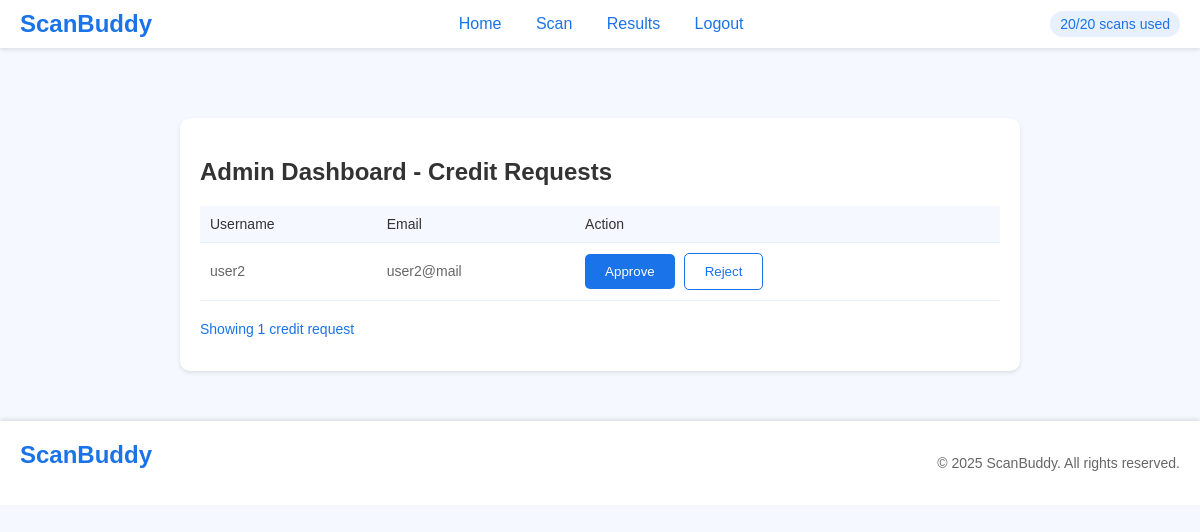
Page /admin (signed in) on the earlier database version.
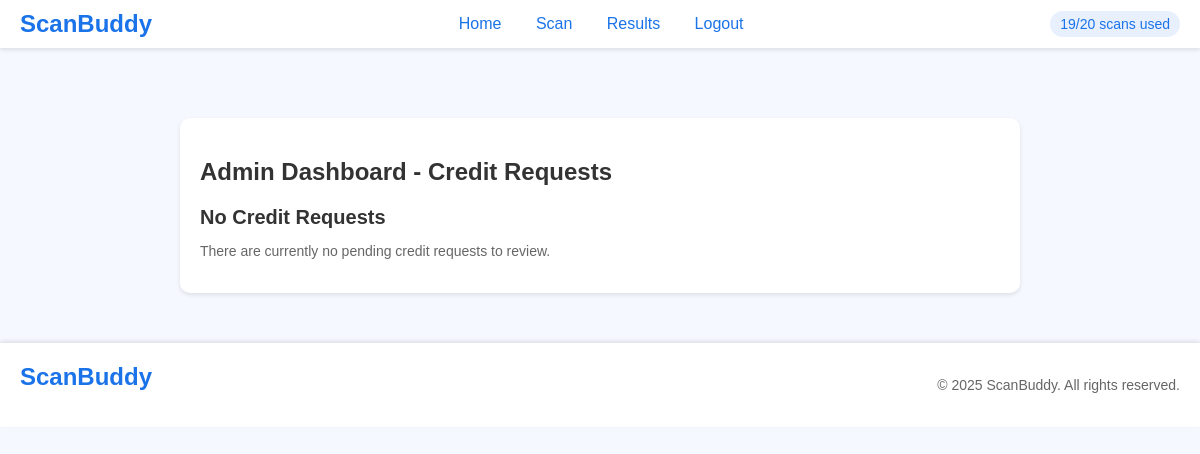
Same page on the later database version.
### tables this page shows
CREATE TABLE users (
            id INTEGER PRIMARY KEY AUTOINCREMENT,
            username TEXT UNIQUE NOT NULL,
            email TEXT UNIQUE NOT NULL,
            password TEXT NOT NULL,
            credits INTEGER DEFAULT 20,
            role TEXT DEFAULT 'user',
            last_reset TEXT DEFAULT NULL
        );

### admin.py (the view, shortened to what this page needs)
@admin_bp.route("/admin", methods=["GET", "POST"])
def admin():
    if "username" not in session or session.get("role") != "admin":
        flash("You must be an admin to access this page.", "error")
        return redirect(url_for("login"))
    print(f"Admin accessing dashboard. DB path: {os.path.abspath(DB_NAME)}")
    try:
        pending_requests = get_pending_credit_requests()
        print(f"Admin dashboard - Pending requests: {pending_requests}")
    except Exception as e:
        print(f"Error in get_pending_credit_requests: {e}")
        pending_requests = []
    try:
        conn = sqlite3.connect(DB_NAME)
        cursor = conn.cursor()
        cursor.execute("""
            SELECT u.username, u.credits, ar.request_date
            FROM admin_requests ar
            JOIN users u ON ar.username = u.username
            WHERE ar.status = 'Pending'
        """)
        raw_requests = cursor.fetchall()
        conn.close()
        print(f"Direct DB query - Pending requests: {raw_requests}")
    except Exception as e:
        print(f"Error in direct DB query: {e}")
        raw_requests = []
    if raw_requests and not pending_requests:
        print("Mismatch detected: Direct query found data, but get_pending_credit_requests returned empty.")
    return render_template("admin.html", requests=pending_requests)

### Database/data.py (called while the page is built)
def get_pending_credit_requests():
    try:
        conn = sqlite3.connect(DB_NAME)
        cursor = conn.cursor()
        cursor.execute("""
            SELECT u.username, u.email
            FROM admin_requests ar
            JOIN users u ON ar.username = u.username
            WHERE ar.status = 'Pending'
        """)
        requests = cursor.fetchall()
        conn.close()
        print(f"Get_pending_credit_requests: {requests}")
        return [{"username": req[0], "email": req[1]} for req in requests]
    except Exception as e:
        print(f"Error in get_pending_credit_requests: {e}")
        return []

### templates/admin.html (shortened to what this page needs)
<!DOCTYPE html>
<html lang="en">
<head>
    <link rel="stylesheet" href="{{ url_for('static', filename='styles.css') }}">
</head>
<body>
    <header>
        <div class="logo">ScanBuddy</div>
        <nav>
            <a href="{{ url_for('index') }}">Home</a>
            <a href="{{ url_for('user.user') }}">Scan</a>
            <a href="{{ url_for('user.results') }}">Results</a>
            {% if 'username' in session %}
                <a href="{{ url_for('logout') }}">Logout</a>
            {% endif %}
        </nav>
        <div class="credit-indicator">
            {% if 'username' in session %}
                {{ session.get('credits', 0) }}/20 scans used
            {% else %}
                0/20 scans used
            {% endif %}
        </div>
    </header>
    <section class="admin-dashboard">
        <div class="admin-card">
            <h2>Admin Dashboard - Credit Requests</h2>
            {% if requests %}
                <table class="requests-table">
                    <thead>
                        <tr>
                            <th>Username</th>
                            <th>Email</th>
                            <th>Action</th>
                        </tr>
                    </thead>
                    <tbody>
                        {% for request in requests %}
                            <tr>
                                <td>{{ request.username }}</td>
                                <td>{{ request.email }}</td>
                                <td>
                                    <form method="post" style="display: inline;">
                                        <button type="submit" name="action" value="approve" class="btn btn-primary">Approve</button>
                                    </form>
                                    <form method="post" style="display: inline;">
                                        <button type="submit" name="action" value="decline" class="btn btn-secondary">Reject</button>
                                    </form>
                                </td>
                            </tr>
                        {% endfor %}
                    </tbody>
                </table>
                <p class="request-count">Showing {{ requests|length }} credit request{{ 's' if requests|length != 1 else '' }}</p>
            {% else %}
                <div class="no-requests">
                    <h3>No Credit Requests</h3>
                    <p>There are currently no pending credit requests to review.</p>
                </div>
            {% endif %}
        </div>
    </section>
    <footer>
        <div class="logo">ScanBuddy</div>
        <p>© 2025 ScanBuddy. All rights reserved.</p>
    </footer>
</body>
</html>

### static/styles.css (style rules this page uses)
body { font-family: Arial, sans-serif; margin: 0; padding: 0; background-color: #f5f8ff; color: #333; }
header { display: flex; justify-content: space-between; align-items: center; padding: 10px 20px; background-color: #fff; box-shadow: 0 2px 4px rgba(0, 0, 0, 0.1); }
.logo { font-size: 24px; font-weight: bold; color: #1a73e8; }
nav a { margin: 0 15px; text-decoration: none; color: #1a73e8; font-weight: 500; }
.credit-indicator { background-color: #e8f0fe; padding: 5px 10px; border-radius: 15px; font-size: 14px; color: #1a73e8; }
footer { display: flex; justify-content: space-between; padding: 20px; background-color: #fff; box-shadow: 0 -2px 4px rgba(0, 0, 0, 0.1); }
footer p { font-size: 14px; color: #666; }
.admin-dashboard { display: flex; justify-content: center; padding: 50px 20px; }
.admin-card { background-color: #fff; padding: 20px; border-radius: 10px; box-shadow: 0 2px 4px rgba(0, 0, 0, 0.1); width: 800px; }
.admin-card h2 { font-size: 24px; margin-bottom: 20px; }
.no-requests h3 { font-size: 20px; margin-bottom: 10px; }
.no-requests p { font-size: 14px; color: #666; }

Differences in the rows shown:
no longer on this page (row edited): users: username "user2", email "user2@mail"
Other differences:
{{ session.get('credits', 0) }}: "20" → "19"
{{ requests|length }}: "1" → (not shown)
text no longer shown: "Username Email Action Showing credit request"
text now shown: "No Credit Requests There are currently no pending credit requests to review."
